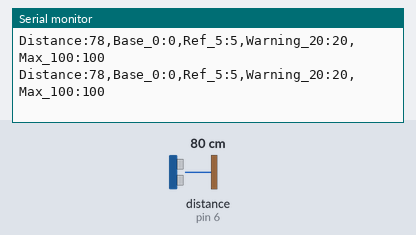
A sketch run on a simulated Arduino Uno, built with avr-gcc and run on an emulated ATmega328P. Shown: the last lines printed to the serial monitor. Wiring (inferred from the names in the program): ultrasonic range finder: trigger pin 5; echo pin 6. Inputs (shaded band) come from the test bench; at power-on: distance to the obstacle (sensor on pin 6) 80 cm. The echo pulse lasts 58.3 µs per cm.

Above: at 1.2 s.
1.3 s: distance to the obstacle (sensor on pin 6) set to 35 cm
At 1.38 s:
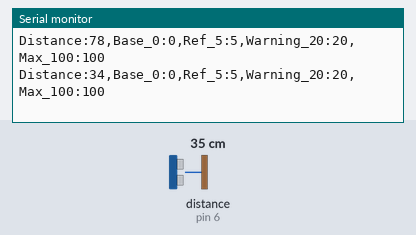
4.3 s: distance to the obstacle (sensor on pin 6) set to 120 cm
At 4.38 s:
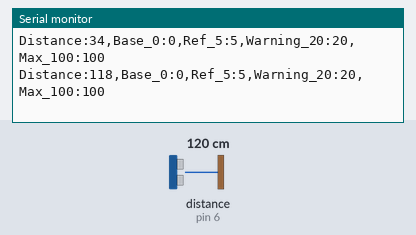
7.3 s: distance to the obstacle (sensor on pin 6) set to 18 cm
At 7.3 s:
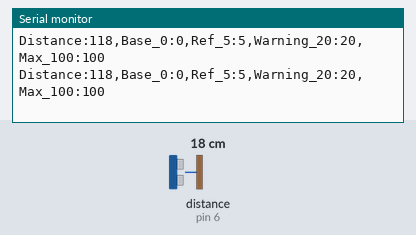
10.3 s: distance to the obstacle (sensor on pin 6) set to 250 cm
At 10.38 s:
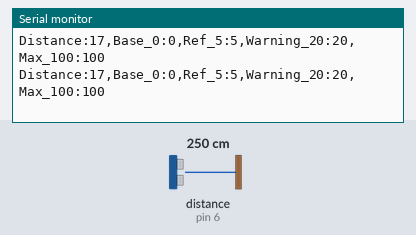
16.3 s: distance to the obstacle (sensor on pin 6) set to 299 cm
At 16.4 s:
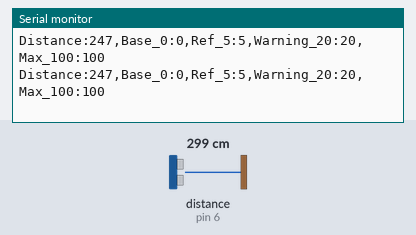
19.3 s: distance to the obstacle (sensor on pin 6) set to 2 cm
At 19.36 s:
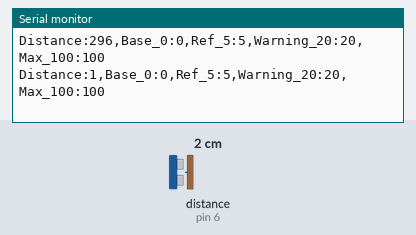
Timing chart, 0 to 22.3 s (numbered marks = the images above; inputs shaded):
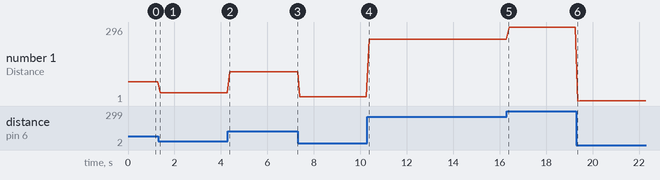

Measured:
- after the input at 1.3 s, the serial monitor: prints a new line after 0.08 s (image 1)
- after the input at 4.3 s, the serial monitor: prints a new line after 0.08 s (image 2)
- after the input at 19.3 s, the serial monitor: prints a new line after 0.06 s (image 6)
- plotted number 1: 78 → 34 after the input at 1.3 s, 34 → 118 after the input at 4.3 s, 118 → 17 after the input at 7.3 s, 17 → 247 after the input at 10.3 s, 247 → 296 after the input at 16.3 s

The sketch:

05_UltrasonicSensor.ino
```cpp
/*
 * Author: Iwan
 * Project: 05 Ultrasonic Sensor
 * Learning Objective: Understanding micro-timing, sensor pin roles,
 * and memory capacity of different variable types.
 */

#define TrigPin 5
#define EchoPin 6

/* * DATA TYPES CAPACITY (Real values):
 * 1. int (16-bit): Can store from -32,768 to 32,767.
 * Perfect for 'Distance' (usually 2 to 400 cm).
 * 2. long (32-bit): Can store from -2,147,483,648 to 2,147,483,647.
 * Necessary for 'Duration' because sound time is measured in
 * millionths of a second (microseconds).
 */
long Duration;
int Distance;

void setup() {
  Serial.begin(9600);

  // Trig (Trigger) is an OUTPUT because it sends the sound wave
  pinMode(TrigPin, OUTPUT);

  // Echo is an INPUT because it "listens" for the returning sound wave
  pinMode(EchoPin, INPUT);
}

void loop() {
  // --- TRIGGERING THE SONAR PULSE ---
  // We start with LOW to ensure a clean "silent" start
  digitalWrite(TrigPin, LOW);
  delayMicroseconds(2);

  // We send a pulse for exactly 10 microseconds.
  // Why Microseconds? Because sound is so fast that we need
  // a scale 1,000,000 times smaller than a second to be precise.
  digitalWrite(TrigPin, HIGH);
  delayMicroseconds(10);
  digitalWrite(TrigPin, LOW);

  // --- MEASURING THE ECHO ---
  // pulseIn measures the time (in microseconds) it takes for the
  // sound to bounce back. It waits for the Echo pin to go HIGH.
  Duration = pulseIn(EchoPin, HIGH);

  // --- CALCULATION ---
  // 0.034 is the speed of sound in cm per microsecond.
  // We divide by 2 because the sound traveled to the object AND back.
  Distance = Duration * 0.034 / 2;

  // --- VISUALIZATION (Serial Plotter Format) ---
  Serial.print("Distance:");
  Serial.print(Distance);
  Serial.print(",");
  Serial.print("Base_0:0,");
  Serial.print("Ref_5:5,");
  Serial.print("Warning_20:20,");
  Serial.print("Max_100:");
  Serial.println(100);

  delay(100);  // 0.1s pause to make the graph readable
}
```
